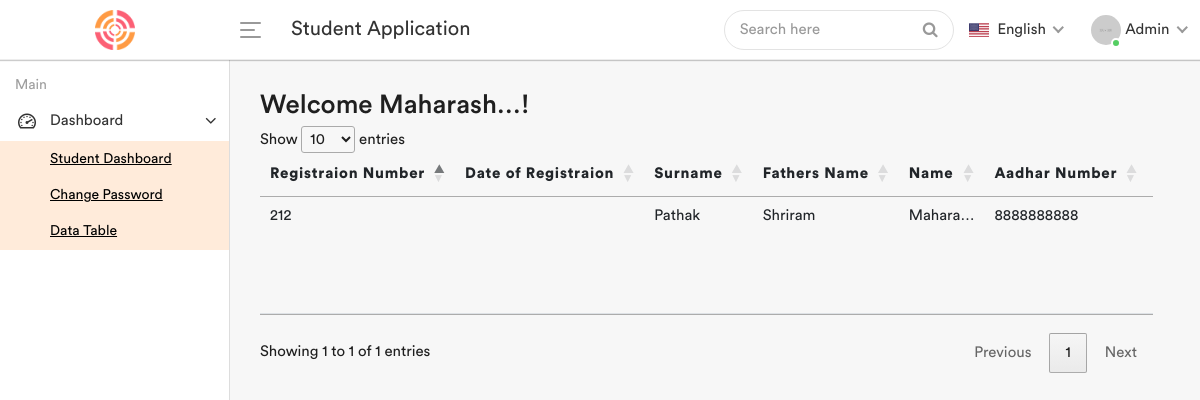
The page /main/4/ (signed in) on the database as committed earlier.
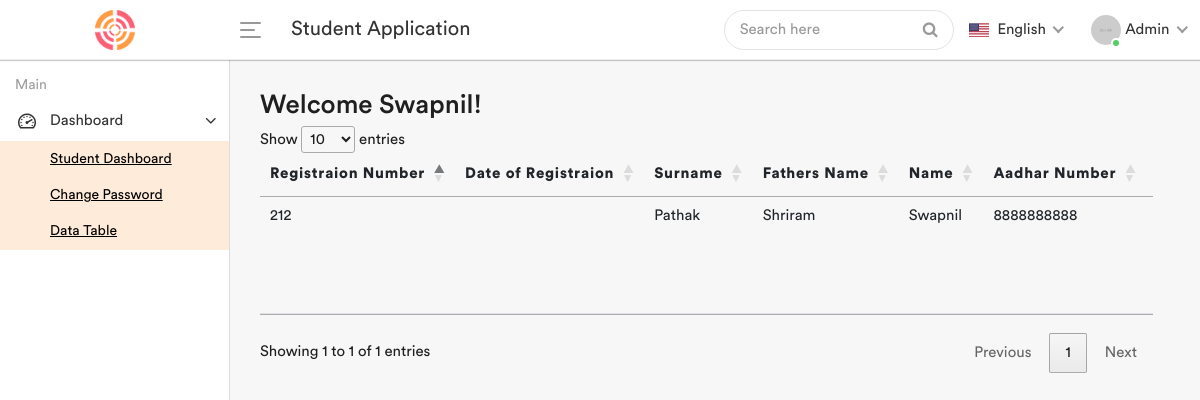
The same page on the database as committed later.
### myapp1/models.py (models this page shows, shortened)
class ApplicationForm(models.Model):
    reg_no = models.IntegerField()
    profile_pic = models.ImageField(upload_to = 'profile')
    date = models.DateField(blank=True, null=True)
    surname = models.CharField(max_length=50)
    name = models.CharField(max_length=50,null=True)
    fname = models.CharField(max_length=500)
    mname =  models.CharField(max_length=50)
    adhar_no = models.IntegerField()
    dob = models.DateField(blank=True)
    Gender_Choice = (
    ('male','Male'),
    ('female','Female')
    )
    gender = models.CharField(max_length=50, choices=Gender_Choice)
    place = models.CharField(max_length=50)
    city = models.CharField(max_length=50)
    dist = models.IntegerField()
    state_choice = (
           ('maharashtra','Maharashtra'),
           ('gujrat','Gujrat'),
           ('Rajasthan','Rajasthan')
       )
    state = models.CharField(choices=state_choice, max_length=50)
    physical_state = (
        ('Yes','Yes'),
        ('No','No')
    )
    physical = models.CharField(choices=physical_state, max_length=50)
    schoolname = models.CharField(max_length=50)

### myapp1/views.py (the view)
# urls.py: path('main/<id>/', views.Student_details,name="details"),
@login_required
def Student_details(request, id):
    data = ApplicationForm.objects.get(id=id)
    return render(request,'details.html', {'data':data})

### portal/views.py (called while the page is built)
def login_required(function=None, session_key='username'):
    def logindecorator(view_func):
        @wraps(view_func)
        def innerfunction(request, *args, **kwargs):
            if session_key in request.session:
                return view_func(request, *args, **kwargs)
            return redirect('login')
        return innerfunction
    if function is not None:
        return logindecorator(function)
    return logindecorator

### templates/details.html (shortened to what this page needs)
<!DOCTYPE html>
{% extends 'base.html' %}
    {% block content %}
    <div class="page-wrapper">
        <div class="content container-fluid">
            <div class="page-header">
                <div class="row">
                    <div class="col-sm-12", id="data-table">
                        <h3 class="page-title">Welcome {{data.name|truncatechars:9}}!</h3>
                        <div class="table-responsive">
                            <table  class="datatable table table-stripped mb-0">
                            <thead>
                            <th>Registraion Number</th>
                            <th>Date of Registraion</th>
                            <th>Surname</th>
                            <th>Fathers Name</th>
                            <th>Name</th>
                            <th>Aadhar Number</th>
                            <th>Mothers Name</th>
                        </thead>
                            <tr>
                                <td>{{data.reg_no}}</td>
                                <td>{{i.date}}</td>
                                <td>{{data.surname}}</td>
                                <td>{{data.fname}}</td>
                                <td>{{data.name |truncatechars:7}}</td>
                                <td>{{data.adhar_no}}</td>
                                <td>{{data.mname}}</td>
                            </tr>
                         </table>
                    </div>
                    </div>
                </div>
            </div>
        </div>
    </div>
    {% endblock %}

Rows that differ between the two databases and show on the page:
changed ApplicationForm "Pathak": name "Maharash…" → "Swapnil"; name "Mahara…" → "Swapnil"
